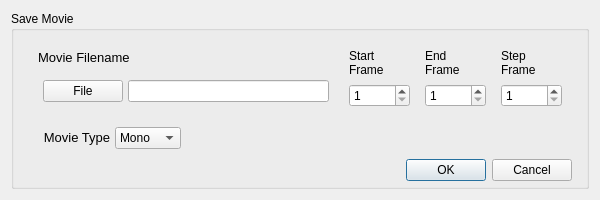
<?xml version="1.0" encoding="UTF-8"?>
<ui version="4.0">
 <class>SaveMovieDialog</class>
 <widget class="QDialog" name="SaveMovieDialog">
  <property name="geometry">
   <rect>
    <x>0</x>
    <y>0</y>
    <width>600</width>
    <height>200</height>
   </rect>
  </property>
  <property name="sizePolicy">
   <sizepolicy hsizetype="Expanding" vsizetype="Expanding">
    <horstretch>0</horstretch>
    <verstretch>0</verstretch>
   </sizepolicy>
  </property>
  
  
  <property name="windowTitle">
   <string>Save Movie</string>
  </property>
  <layout class="QGridLayout" name="gridLayout">
   <item row="0" column="0">
    <widget class="QGroupBox" name="groupBox">
     <property name="sizePolicy">
      <sizepolicy hsizetype="Expanding" vsizetype="Expanding">
       <horstretch>0</horstretch>
       <verstretch>0</verstretch>
      </sizepolicy>
     </property>
     <property name="title">
      <string>Save Movie</string>
     </property>
     <layout class="QGridLayout" name="gridLayout_2">
      <property name="topMargin">
       <number>0</number>
      </property>
      <property name="bottomMargin">
       <number>0</number>
      </property>
      <item row="0" column="0">
       <layout class="QVBoxLayout">
        <property name="spacing">
         <number>5</number>
        </property>
        <property name="margin">
         <number>5</number>
        </property>
        <item>
         <layout class="QHBoxLayout">
          <property name="spacing">
           <number>5</number>
          </property>
          <property name="margin">
           <number>5</number>
          </property>
          <item>
           <layout class="QVBoxLayout">
            <property name="spacing">
             <number>5</number>
            </property>
            <property name="margin">
             <number>5</number>
            </property>
            <item>
             <widget class="QLabel" name="label_3">
              <property name="text">
               <string>&lt;html&gt;&lt;head&gt;&lt;meta name=&quot;qrichtext&quot; content=&quot;1&quot; /&gt;&lt;style type=&quot;text/css&quot;&gt;
p, li { white-space: pre-wrap; }
&lt;/style&gt;&lt;/head&gt;&lt;body style=&quot; font-family:'MS Shell Dlg 2'; font-size:8.25pt; font-weight:400; font-style:normal;&quot;&gt;
&lt;p style=&quot; margin-top:0px; margin-bottom:0px; margin-left:0px; margin-right:0px; -qt-block-indent:0; text-indent:0px; font-size:8pt;&quot;&gt;&lt;span style=&quot; font-size:10pt;&quot;&gt;Movie Filename&lt;/span&gt;&lt;/p&gt;&lt;/body&gt;&lt;/html&gt;</string>
              </property>
             </widget>
            </item>
            <item>
             <layout class="QHBoxLayout">
              <property name="spacing">
               <number>5</number>
              </property>
              <property name="margin">
               <number>5</number>
              </property>
              <item>
               <widget class="QPushButton" name="m_file">
                <property name="sizePolicy">
                 <sizepolicy hsizetype="Minimum" vsizetype="Preferred">
                  <horstretch>0</horstretch>
                  <verstretch>0</verstretch>
                 </sizepolicy>
                </property>
                
                <property name="toolTip">
                 <string>&lt;html&gt;&lt;head&gt;&lt;meta name=&quot;qrichtext&quot; content=&quot;1&quot; /&gt;&lt;style type=&quot;text/css&quot;&gt;
p, li { white-space: pre-wrap; }
&lt;/style&gt;&lt;/head&gt;&lt;body style=&quot; font-family:'MS Shell Dlg 2'; font-size:8.25pt; font-weight:400; font-style:normal;&quot;&gt;
&lt;p style=&quot; margin-top:0px; margin-bottom:0px; margin-left:0px; margin-right:0px; -qt-block-indent:0; text-indent:0px;&quot;&gt;Click to select movie file name.&lt;/p&gt;&lt;/body&gt;&lt;/html&gt;</string>
                </property>
                <property name="whatsThis">
                 <string>&lt;html&gt;&lt;head&gt;&lt;meta name=&quot;qrichtext&quot; content=&quot;1&quot; /&gt;&lt;style type=&quot;text/css&quot;&gt;
p, li { white-space: pre-wrap; }
&lt;/style&gt;&lt;/head&gt;&lt;body style=&quot; font-family:'MS Shell Dlg 2'; font-size:8.25pt; font-weight:400; font-style:normal;&quot;&gt;
&lt;p style=&quot; margin-top:0px; margin-bottom:0px; margin-left:0px; margin-right:0px; -qt-block-indent:0; text-indent:0px; font-size:8pt;&quot;&gt;Select movie file name.  Possible movie formats are -&lt;/p&gt;
&lt;p style=&quot; margin-top:0px; margin-bottom:0px; margin-left:0px; margin-right:0px; -qt-block-indent:0; text-indent:0px; font-size:8pt;&quot;&gt;WMV movies on windows&lt;/p&gt;
&lt;p style=&quot; margin-top:0px; margin-bottom:0px; margin-left:0px; margin-right:0px; -qt-block-indent:0; text-indent:0px; font-size:8pt;&quot;&gt;MOV movies on Mac&lt;/p&gt;
&lt;p style=&quot; margin-top:0px; margin-bottom:0px; margin-left:0px; margin-right:0px; -qt-block-indent:0; text-indent:0px; font-size:8pt;&quot;&gt;MPG movies on Linux&lt;/p&gt;&lt;/body&gt;&lt;/html&gt;</string>
                </property>
                <property name="text">
                 <string>File</string>
                </property>
               </widget>
              </item>
              <item>
               <widget class="QLineEdit" name="m_fileName">
                <property name="sizePolicy">
                 <sizepolicy hsizetype="MinimumExpanding" vsizetype="Preferred">
                  <horstretch>0</horstretch>
                  <verstretch>0</verstretch>
                 </sizepolicy>
                </property>
                
                <property name="toolTip">
                 <string>&lt;html&gt;&lt;head&gt;&lt;meta name=&quot;qrichtext&quot; content=&quot;1&quot; /&gt;&lt;style type=&quot;text/css&quot;&gt;
p, li { white-space: pre-wrap; }
&lt;/style&gt;&lt;/head&gt;&lt;body style=&quot; font-family:'MS Shell Dlg 2'; font-size:8.25pt; font-weight:400; font-style:normal;&quot;&gt;
&lt;p style=&quot; margin-top:0px; margin-bottom:0px; margin-left:0px; margin-right:0px; -qt-block-indent:0; text-indent:0px;&quot;&gt;Movie file name.&lt;/p&gt;&lt;/body&gt;&lt;/html&gt;</string>
                </property>
                <property name="whatsThis">
                 <string>&lt;html&gt;&lt;head&gt;&lt;meta name=&quot;qrichtext&quot; content=&quot;1&quot; /&gt;&lt;style type=&quot;text/css&quot;&gt;
p, li { white-space: pre-wrap; }
&lt;/style&gt;&lt;/head&gt;&lt;body style=&quot; font-family:'MS Shell Dlg 2'; font-size:8.25pt; font-weight:400; font-style:normal;&quot;&gt;
&lt;p style=&quot; margin-top:0px; margin-bottom:0px; margin-left:0px; margin-right:0px; -qt-block-indent:0; text-indent:0px;&quot;&gt;Select movie file name.  Possible movie formats are -&lt;/p&gt;
&lt;p style=&quot; margin-top:0px; margin-bottom:0px; margin-left:0px; margin-right:0px; -qt-block-indent:0; text-indent:0px; font-size:8pt;&quot;&gt;WMV movies on windows&lt;/p&gt;
&lt;p style=&quot; margin-top:0px; margin-bottom:0px; margin-left:0px; margin-right:0px; -qt-block-indent:0; text-indent:0px; font-size:8pt;&quot;&gt;MOV movies on Mac&lt;/p&gt;
&lt;p style=&quot; margin-top:0px; margin-bottom:0px; margin-left:0px; margin-right:0px; -qt-block-indent:0; text-indent:0px; font-size:8pt;&quot;&gt;MPG movies on Linux&lt;/p&gt;&lt;/body&gt;&lt;/html&gt;</string>
                </property>
               </widget>
              </item>
             </layout>
            </item>
           </layout>
          </item>
          <item>
           <layout class="QVBoxLayout">
            <property name="spacing">
             <number>5</number>
            </property>
            <property name="margin">
             <number>5</number>
            </property>
            <item>
             <widget class="QLabel" name="label_4">
              <property name="text">
               <string>Start
Frame</string>
              </property>
             </widget>
            </item>
            <item>
             <widget class="QSpinBox" name="m_startFrame">
              <property name="toolTip">
               <string>&lt;html&gt;&lt;head&gt;&lt;meta name=&quot;qrichtext&quot; content=&quot;1&quot; /&gt;&lt;style type=&quot;text/css&quot;&gt;
p, li { white-space: pre-wrap; }
&lt;/style&gt;&lt;/head&gt;&lt;body style=&quot; font-family:'MS Shell Dlg 2'; font-size:8.25pt; font-weight:400; font-style:normal;&quot;&gt;
&lt;p style=&quot; margin-top:0px; margin-bottom:0px; margin-left:0px; margin-right:0px; -qt-block-indent:0; text-indent:0px;&quot;&gt;Start Frame Number&lt;/p&gt;&lt;/body&gt;&lt;/html&gt;</string>
              </property>
              <property name="minimum">
               <number>1</number>
              </property>
              <property name="maximum">
               <number>99999</number>
              </property>
             </widget>
            </item>
           </layout>
          </item>
          <item>
           <layout class="QVBoxLayout">
            <property name="spacing">
             <number>5</number>
            </property>
            <property name="margin">
             <number>5</number>
            </property>
            <item>
             <widget class="QLabel" name="label_2">
              <property name="text">
               <string>End
Frame</string>
              </property>
             </widget>
            </item>
            <item>
             <widget class="QSpinBox" name="m_endFrame">
              <property name="toolTip">
               <string>&lt;html&gt;&lt;head&gt;&lt;meta name=&quot;qrichtext&quot; content=&quot;1&quot; /&gt;&lt;style type=&quot;text/css&quot;&gt;
p, li { white-space: pre-wrap; }
&lt;/style&gt;&lt;/head&gt;&lt;body style=&quot; font-family:'MS Shell Dlg 2'; font-size:8.25pt; font-weight:400; font-style:normal;&quot;&gt;
&lt;p style=&quot; margin-top:0px; margin-bottom:0px; margin-left:0px; margin-right:0px; -qt-block-indent:0; text-indent:0px;&quot;&gt;End Frame Number&lt;/p&gt;&lt;/body&gt;&lt;/html&gt;</string>
              </property>
              <property name="minimum">
               <number>1</number>
              </property>
              <property name="maximum">
               <number>99999</number>
              </property>
             </widget>
            </item>
           </layout>
          </item>
          <item>
           <layout class="QVBoxLayout">
            <property name="spacing">
             <number>5</number>
            </property>
            <property name="margin">
             <number>5</number>
            </property>
            <item>
             <widget class="QLabel" name="label">
              <property name="text">
               <string>Step
Frame</string>
              </property>
             </widget>
            </item>
            <item>
             <widget class="QSpinBox" name="m_stepFrame">
              <property name="toolTip">
               <string>&lt;html&gt;&lt;head&gt;&lt;meta name=&quot;qrichtext&quot; content=&quot;1&quot; /&gt;&lt;style type=&quot;text/css&quot;&gt;
p, li { white-space: pre-wrap; }
&lt;/style&gt;&lt;/head&gt;&lt;body style=&quot; font-family:'MS Shell Dlg 2'; font-size:8.25pt; font-weight:400; font-style:normal;&quot;&gt;
&lt;p style=&quot; margin-top:0px; margin-bottom:0px; margin-left:0px; margin-right:0px; -qt-block-indent:0; text-indent:0px;&quot;&gt;Step Frames&lt;/p&gt;&lt;/body&gt;&lt;/html&gt;</string>
              </property>
              <property name="minimum">
               <number>1</number>
              </property>
              <property name="maximum">
               <number>99999</number>
              </property>
             </widget>
            </item>
           </layout>
          </item>
         </layout>
        </item>
        <item>
         <layout class="QHBoxLayout">
          <property name="spacing">
           <number>5</number>
          </property>
          <property name="margin">
           <number>5</number>
          </property>
          <item>
           <widget class="QLabel" name="label_5">
            <property name="text">
             <string>&lt;html&gt;&lt;head&gt;&lt;meta name=&quot;qrichtext&quot; content=&quot;1&quot; /&gt;&lt;style type=&quot;text/css&quot;&gt;
p, li { white-space: pre-wrap; }
&lt;/style&gt;&lt;/head&gt;&lt;body style=&quot; font-family:'MS Shell Dlg 2'; font-size:8.25pt; font-weight:400; font-style:normal;&quot;&gt;
&lt;p style=&quot; margin-top:0px; margin-bottom:0px; margin-left:0px; margin-right:0px; -qt-block-indent:0; text-indent:0px; font-size:8pt;&quot;&gt;&lt;span style=&quot; font-size:10pt;&quot;&gt;   Movie Type&lt;/span&gt;&lt;/p&gt;&lt;/body&gt;&lt;/html&gt;</string>
            </property>
           </widget>
          </item>
          <item>
           <widget class="QComboBox" name="m_movieMode">
            <item>
             <property name="text">
              <string>Mono</string>
             </property>
            </item>
            <item>
             <property name="text">
              <string>Stereo</string>
             </property>
            </item>
           </widget>
          </item>
          <item>
           <spacer>
            <property name="orientation">
             <enum>Qt::Horizontal</enum>
            </property>
            <property name="sizeHint" stdset="0">
             <size>
              <width>40</width>
              <height>20</height>
             </size>
            </property>
           </spacer>
          </item>
         </layout>
        </item>
        <item>
         <widget class="QDialogButtonBox" name="buttonBox">
          <property name="orientation">
           <enum>Qt::Horizontal</enum>
          </property>
          <property name="standardButtons">
           <set>QDialogButtonBox::Cancel|QDialogButtonBox::Ok</set>
          </property>
         </widget>
        </item>
       </layout>
      </item>
     </layout>
    </widget>
   </item>
  </layout>
 </widget>
 <resources/>
 <connections>
  <connection>
   <sender>buttonBox</sender>
   <signal>accepted()</signal>
   <receiver>SaveMovieDialog</receiver>
   <slot>accept()</slot>
   <hints>
    <hint type="sourcelabel">
     <x>268</x>
     <y>109</y>
    </hint>
    <hint type="destinationlabel">
     <x>157</x>
     <y>139</y>
    </hint>
   </hints>
  </connection>
  <connection>
   <sender>buttonBox</sender>
   <signal>rejected()</signal>
   <receiver>SaveMovieDialog</receiver>
   <slot>reject()</slot>
   <hints>
    <hint type="sourcelabel">
     <x>336</x>
     <y>115</y>
    </hint>
    <hint type="destinationlabel">
     <x>286</x>
     <y>139</y>
    </hint>
   </hints>
  </connection>
 </connections>
</ui>
